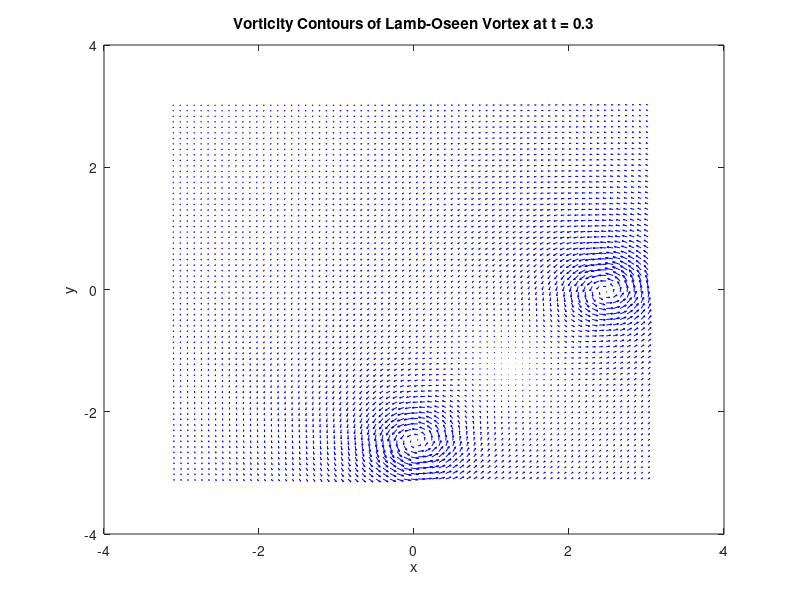

Here is the MATLAB script that generated this plot:
clear; clc; close all;
addpath('./brewer/')
r=-3.1:0.09:3.1;



[x,y]=meshgrid(r);

tMax = 0.3;
dt = 0.001;

mu = 0.25;
optimal_x = [];
optimal_y = [];
lagrangian_path = [];

idx = 23;
idxy = 23;
x_pos = x(idx, idxy);
y_pos = y(idx, idxy);
counter = 1;
start_idx = 1;
step = 20;
end_idx = step;
sns = 10;
% lagrangian_sensors = [LagrangianSensor(x_pos, y_pos, [],'r',idx, idxy)];
lagrangian_sensors = [];
accumulator = 1;
lagrangian_error = [];
optimal_error = [];
big_basis = [];
for t = 0:dt:tMax
   
    % Test case

    K1 = 700; % strength of the vortex
    K2 = -15; % speed of the vortex
    offset_x = 0;
    offset_y = 2;

    offset_x_2 = 2;
    offset_y_2 = 0; 


    % offset_x_3 = 2;
    % offset_y_3 = -2; 
    ti = t;
    
    % x_pos = x +offset_x+(K2*ti);
    % rr_standard =((x_pos).^2+(y-offset_y).^2)*10;
    % rr=((x +offset_x).^2+(y-offset_y-(K2*t*0)).^2)*10;
    % rr2=((x + offset_x_2+ K2*t*0).^2+(y+offset_y_2).^2)*10;
    rr=((x +offset_x).^2+(y-offset_y-(K2*t)).^2)*10;
    rr2=((x + offset_x_2+ K2*t).^2+(y+offset_y_2).^2)*10;
    
    % Vertical down
    % U = -K1*(y-offset_y-(K2*t*0))./(rr).*(1-exp((-rr)/(4*mu)))-K1*(y-offset_y_2)./(rr2).*(1-exp((-rr2)/(4*mu)));
    % V = K1*(x +offset_x)./(rr).*(1-exp((-rr)/(4*mu)))+K1*(x +offset_x_2+(K2*t*0))./(rr2).*(1-exp((-rr2)/(4*mu)));
    U = -K1*(y-offset_y-(K2*t))./(rr).*(1-exp((-rr)/(4*mu)))-K1*(y-offset_y_2)./(rr2).*(1-exp((-rr2)/(4*mu)));
    V = K1*(x +offset_x)./(rr).*(1-exp((-rr)/(4*mu)))+K1*(x +offset_x_2+(K2*t))./(rr2).*(1-exp((-rr2)/(4*mu)));


    % Horizontal right
    % U = -K1*(y-offset_y)./(rr_standard).*(1-exp((-rr_standard)/(4*mu)));
    % V = K1*(x_pos)./(rr_standard).*(1-exp((-rr_standard)/(4*mu)));
    
    u = reshape(U, [], 1);
    v = reshape(V, [], 1);
    
    quiver(x,y, U, V , "r", "LineWidth", 1.5) ;
    hold on
    
    for j=1:length(lagrangian_sensors)
    
        x_pos = lagrangian_sensors(j).x;
        y_pos = lagrangian_sensors(j).y;
        plot(x_pos, y_pos, '.', 'Color', 'r', 'MarkerSize', 10);
    end
    
    if counter == fix(end_idx/2)
        bigs = size(big_basis);
        
        start_idx = min(bigs(2)-step, start_idx + step);
        end_idx = min(bigs(2), end_idx + step);
    end
    big_basis = [big_basis, [u.*v]];

    hold off
    axis([-3 3 -3 3]);
    axis equal ;

    title(['Vorticity Contours of Lamb-Oseen Vortex at t = ', num2str(t)]);
    xlabel('x');
    ylabel('y');
    drawnow;
end
save("big_basis_lamb_oseen.mat", "big_basis")
figure(1)
quiver(x,y, U, V , "b" ) ;
title(['Vorticity Contours of Lamb-Oseen Vortex at t = ', num2str(t)]);
xlabel('x');
ylabel('y');
